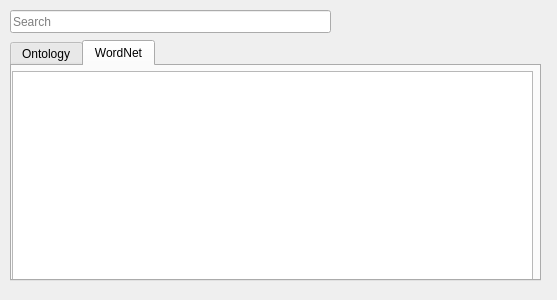
<?xml version="1.0" encoding="UTF-8"?>
<ui version="4.0">
 <class>Form</class>
 <widget class="QWidget" name="Form">
  <property name="geometry">
   <rect>
    <x>0</x>
    <y>0</y>
    <width>557</width>
    <height>300</height>
   </rect>
  </property>
  <property name="windowTitle">
   <string>Form</string>
  </property>
  <widget class="QTabWidget" name="tabWidget">
   <property name="geometry">
    <rect>
     <x>10</x>
     <y>40</y>
     <width>531</width>
     <height>241</height>
    </rect>
   </property>
   <property name="currentIndex">
    <number>1</number>
   </property>
   <widget class="QWidget" name="Ontology">
    <attribute name="title">
     <string>Ontology</string>
    </attribute>
    <widget class="QPlainTextEdit" name="OntologyText">
     <property name="geometry">
      <rect>
       <x>0</x>
       <y>5</y>
       <width>521</width>
       <height>201</height>
      </rect>
     </property>
    </widget>
   </widget>
   <widget class="QWidget" name="WordNet">
    <attribute name="title">
     <string>WordNet</string>
    </attribute>
    <widget class="QPlainTextEdit" name="WordNetText">
     <property name="geometry">
      <rect>
       <x>0</x>
       <y>5</y>
       <width>521</width>
       <height>210</height>
      </rect>
     </property>
    </widget>
   </widget>
  </widget>
  <widget class="QLineEdit" name="lineEdit">
   <property name="geometry">
    <rect>
     <x>10</x>
     <y>10</y>
     <width>321</width>
     <height>23</height>
    </rect>
   </property>
   <property name="text">
    <string/>
   </property>
   <property name="placeholderText">
    <string>Search</string>
   </property>
  </widget>
  <widget class="QWidget" name="">
   <property name="geometry">
    <rect>
     <x>0</x>
     <y>0</y>
     <width>2</width>
     <height>2</height>
    </rect>
   </property>
   <layout class="QVBoxLayout" name="verticalLayout"/>
  </widget>
 </widget>
 <resources/>
 <connections/>
</ui>
